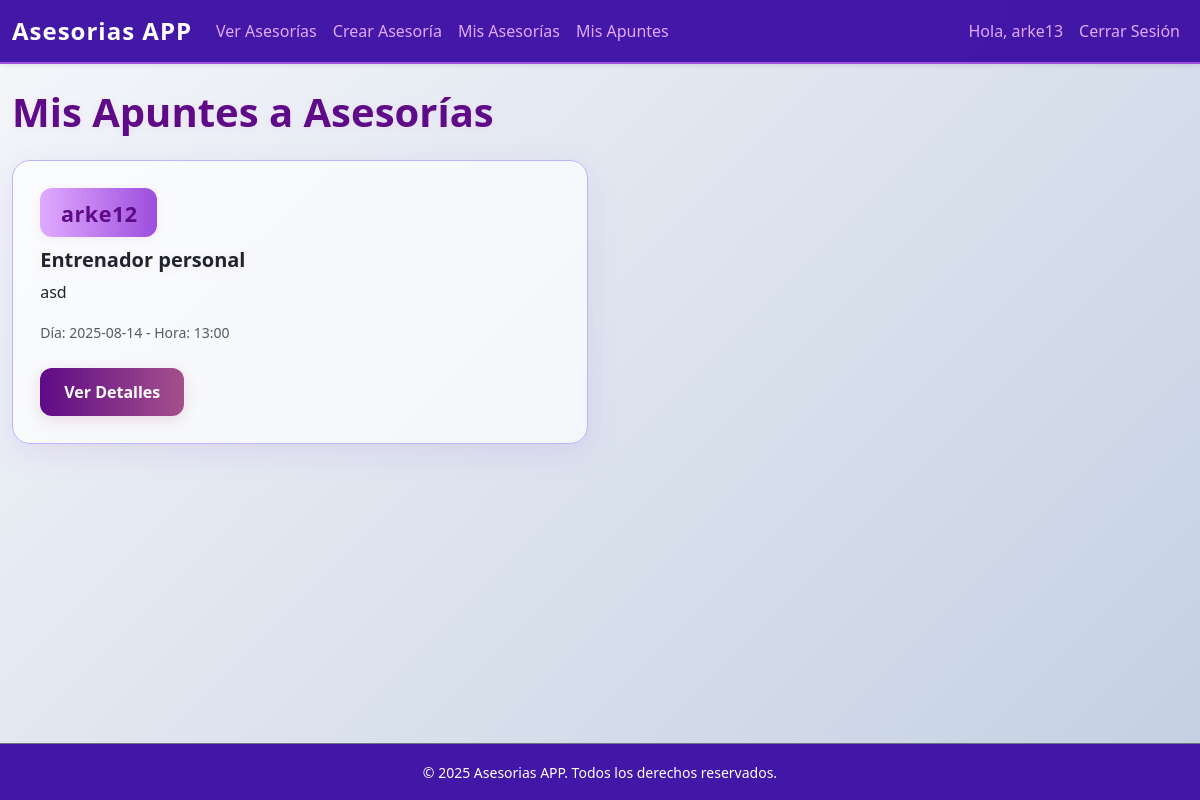
The app's page /my_apuntes (signed in) with its own data.
### tables this page shows
CREATE TABLE asesorias (
        id INTEGER PRIMARY KEY AUTOINCREMENT,
        user_id INTEGER NOT NULL,
        titulo TEXT NOT NULL,
        descripcion TEXT NOT NULL,
        dia TEXT NOT NULL,
        hora TEXT NOT NULL,
        FOREIGN KEY (user_id) REFERENCES usuarios(id)
    );

CREATE TABLE usuarios (
        id INTEGER PRIMARY KEY AUTOINCREMENT,
        nombre TEXT NOT NULL,
        username TEXT UNIQUE NOT NULL,
        email TEXT UNIQUE NOT NULL,
        password TEXT NOT NULL,
        dni TEXT UNIQUE NOT NULL
    );

### app.py (the view)
@app.route('/my_apuntes')
def my_apuntes():
    if 'user_id' not in session:
        flash('Debes iniciar sesión para ver tus apuntes.', 'danger')
        return redirect(url_for('login'))
    conn = get_db_connection()
    apuntes = conn.execute('''
        SELECT a.id, a.titulo, a.descripcion, a.dia, a.hora, u.username as creador
        FROM registros_asesorias r
        JOIN asesorias a ON r.asesoria_id = a.id
        JOIN usuarios u ON a.user_id = u.id
        WHERE r.user_id = ?
        ORDER BY a.dia ASC, a.hora ASC
    ''', (session['user_id'],)).fetchall()
    conn.close()
    return render_template('my_apuntes.html', apuntes=apuntes)

### app.py (called while the page is built)
def get_db_connection():
    conn = sqlite3.connect('database.db', detect_types=sqlite3.PARSE_DECLTYPES | sqlite3.PARSE_COLNAMES)
    conn.row_factory = sqlite3.Row
    return conn

### templates/my_apuntes.html (shortened to what this page needs)
{% extends 'base.html' %}
{% block content %}
    <h1 class="mb-4">Mis Apuntes a Asesorías</h1>
    {% if apuntes %}
        <div class="row">
            {% for asesoria in apuntes %}
                <div class="col-md-6 mb-4">
                    <div class="card h-100">
                        <div class="card-body">
                            <div class="asesor-autor">
                                {{ asesoria.creador }}
                            </div>
                            <h5 class="card-title">{{ asesoria.titulo }}</h5>
                            <p class="card-text">{{ asesoria.descripcion }}</p>
                            <p class="card-text"><small class="text-muted">Día: {{ asesoria.dia }} - Hora: {{ asesoria.hora }}</small></p>
                            <a href="{{ url_for('asesoria_detalle', asesoria_id=asesoria.id) }}" class="btn btn-primary mt-2">Ver Detalles</a>
                        </div>
                    </div>
                </div>
            {% endfor %}
        </div>
    {% else %}
        <p class="lead">No te has apuntado a ninguna asesoría todavía.</p>
    {% endif %}
{% endblock %}

### static/css/style.css (style rules this page uses)
body { background: linear-gradient(135deg, #f5f7fa 0%, #c3cfe2 100%); color: #22223b; min-height: 100vh; font-family: 'Segoe UI', Tahoma, Geneva, Verdana, sans-serif; }
.card { background: rgba(255, 255, 255, 0.7); border: 1px solid #bdb2ff; border-radius: 18px; box-shadow: 0 8px 32px rgba(157, 78, 221, 0.12); transition: all 0.3s ease; }
.card-body { padding: 1.7rem; }
.btn { border-radius: 12px; font-weight: 600; padding: 0.75rem 1.5rem; transition: all 0.3s ease; }
.btn-primary { background: linear-gradient(90deg, #5f0a87 0%, #a4508b 100%); border: none; color: #fff; box-shadow: 0 4px 15px rgba(164, 80, 139, 0.18); }
h1, h2, h3, h4, h5, h6 { color: #5f0a87; font-weight: 700; text-shadow: 0 2px 8px #e0aaff33; }
a { color: #5f0a87; text-decoration: none; transition: all 0.3s ease; }
.asesor-autor { display: inline-block; font-size: 1.35rem; font-weight: 700; color: #5f0a87; background: linear-gradient(90deg,#e0aaff,#9d4edd); border-radius: 12px; padding: 0.4rem 1.2rem 0.4rem 0.8rem; margin-bottom: 0.7rem; box-shadow: 0 2px 8px #e0aaff33; letter-spacing: 0.5px; }

### records on screen
asesorias: creador "arke12", titulo "Entrenador personal", descripcion "asd", dia "2025-08-14", hora "13:00"

### other values on screen
{{ session['username'] }} "arke13"
